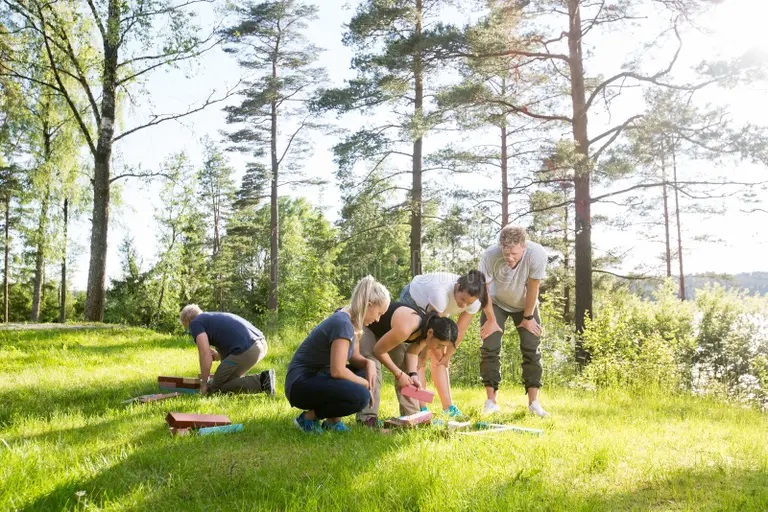
#> input picture img5.jpg, 768 x 512 px
$ python spaces.py
#> lines starting #> are read from the running program, lines starting #| are printed output that depends on the picture
import cv2 as cv


img = cv.imread('img5.jpg')
#> img is the input picture: shape (512, 768, 3); mean B, G, R 140.7, 181.8, 177.9
cv.imshow('Group', img)

#BGR to grayscale
gray =cv.cvtColor(img,cv.COLOR_BGR2GRAY)
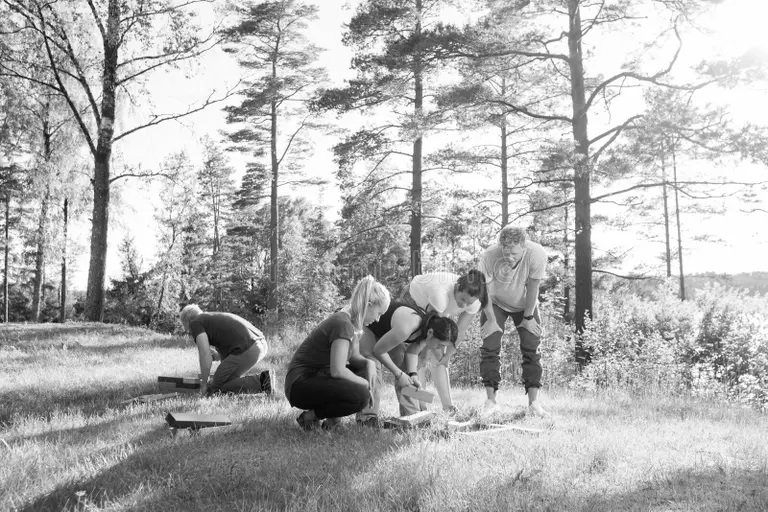
#> gray: shape (512, 768); min 1, max 255, mean 176
cv.imshow('gray', gray)

#BGR to HSV
hsv = cv.cvtColor(img, cv.COLOR_BGR2HSV)
#> hsv: shape (512, 768, 3); mean H, S, V 49.6, 75.6, 185.4
cv.imshow('hsv',hsv)

#BGR to L*a*b
lab = cv.cvtColor(img, cv.COLOR_BGR2LAB)
#> lab: shape (512, 768, 3); mean of channels 0, 1, 2 184.3, 120.9, 148.1
cv.imshow('lab', lab)

#BGR to RGB
rgb = cv.cvtColor(img, cv.COLOR_BGR2RGB)
cv.imshow('rgb',rgb)

# HSV to BGR
hsv_bgr = cv.cvtColor(hsv, cv.COLOR_HSV2BGR)
cv.imshow('hsv_bgr',hsv_bgr)


cv.waitKey(0)

$ run again, with img6.jpg copied over img5.jpg
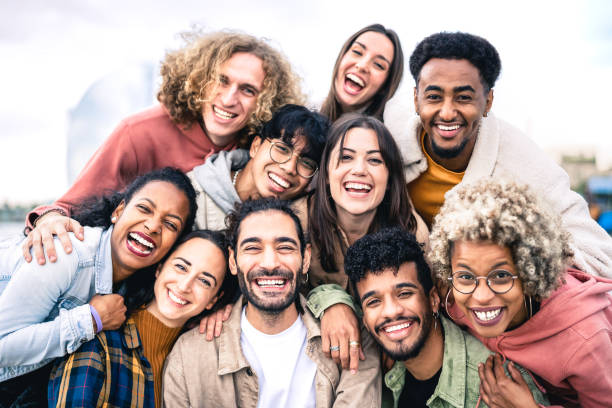
#> input picture img6.jpg, 612 x 408 px
#> img is the input picture: shape (408, 612, 3); mean B, G, R 156.2, 161.2, 181.9
#> `gray =cv.cvtColor(img,cv.COLOR_BGR2GRAY)`:
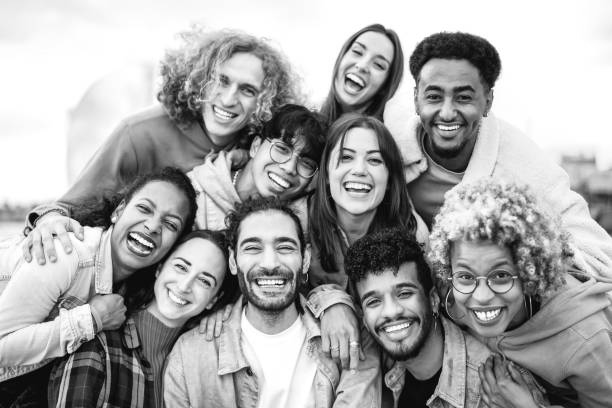
#> gray: shape (408, 612); min 0, max 255, mean 166.8
#> hsv: shape (408, 612, 3); mean H, S, V 49.7, 60.1, 186.4
#> lab: shape (408, 612, 3); mean of channels 0, 1, 2 170.4, 135.7, 134

$ run again, with image1.jpg copied over img5.jpg
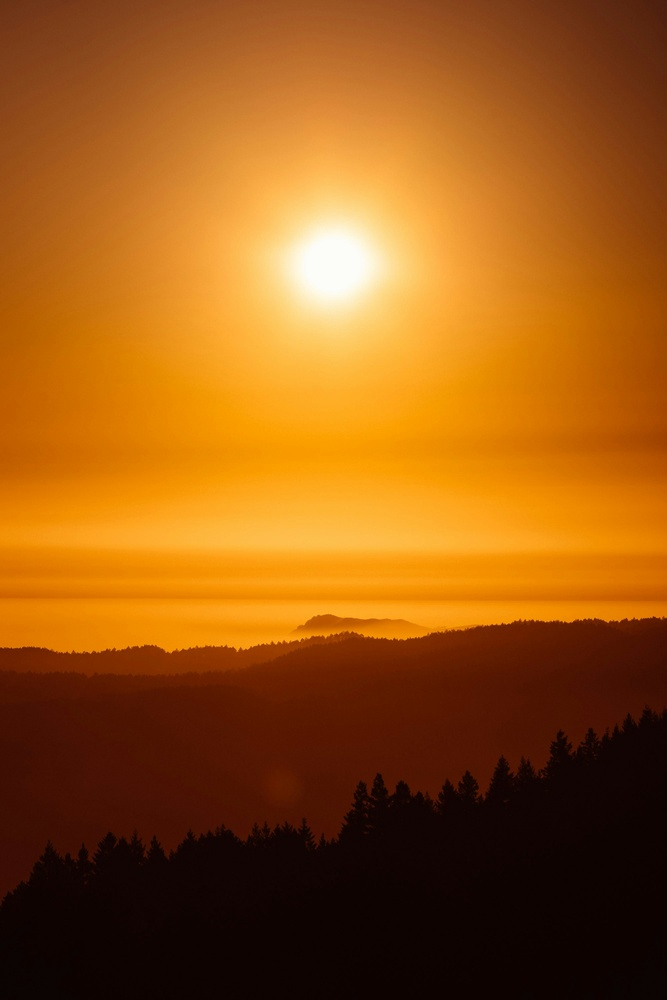
#> input picture image1.jpg, 667 x 1000 px, shrunk from 2000 x 3000 before the run
#> img is the input picture: shape (1000, 667, 3); mean B, G, R 20.1, 86.8, 151.7
#> `gray =cv.cvtColor(img,cv.COLOR_BGR2GRAY)`:
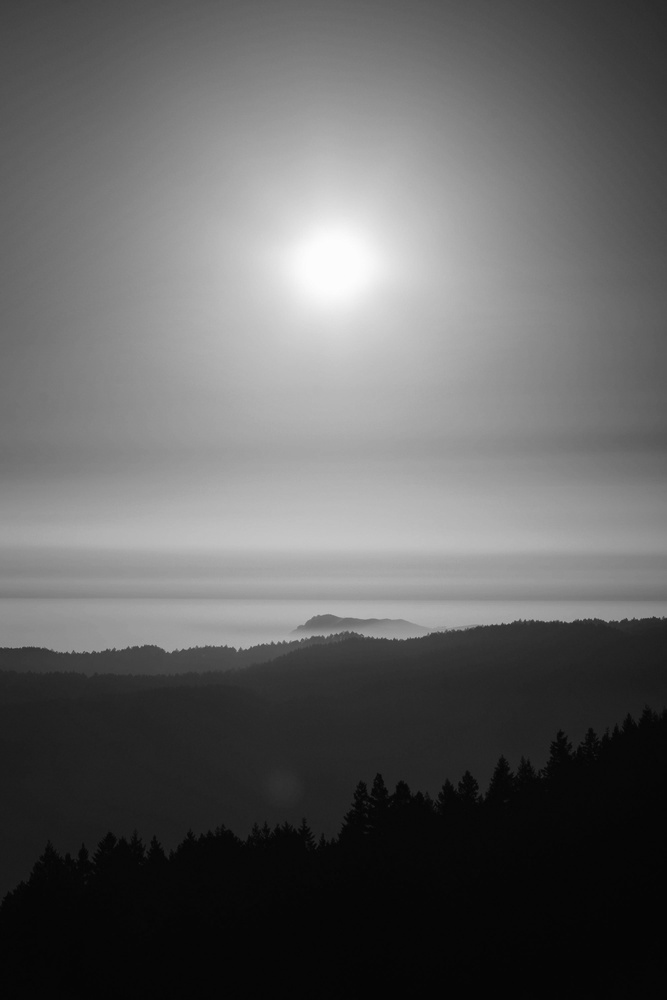
#> gray: shape (1000, 667); min 3, max 253, mean 98.6
#> hsv: shape (1000, 667, 3); mean H, S, V 12.5, 226.6, 151.7
#> lab: shape (1000, 667, 3); mean of channels 0, 1, 2 108.1, 149.5, 170.3
